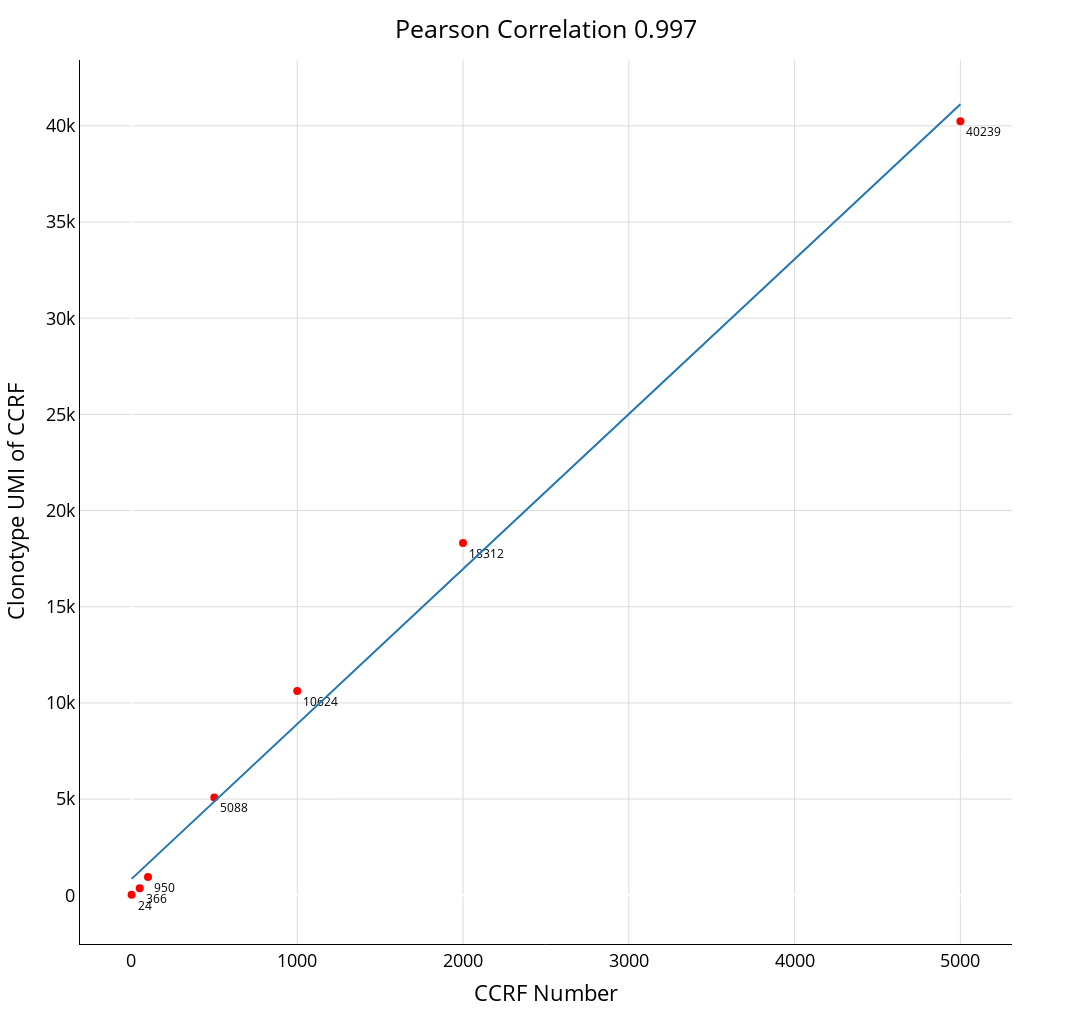

Write notebook code for a chart like this one.
### Code cell
fig = px.scatter(# scatter绘制散点图
    x=x,    #  x轴
    y=y,  # y轴
    labels = calc_corr(x, y), trendline="ols", color_discrete_sequence=['Red'],
    trendline_color_override="#1F77B4",
    width=1680, height=1024, text=y
)
fig.update_traces(marker_size=8)
fig.update_layout(title={"text":f'Pearson Correlation {calc_corr(x, y)}',
                         'y':0.98, 'x':0.5, 'xanchor': 'center', 'yanchor': 'top'},
                  xaxis_title = "CCRF Number", yaxis_title = "Clonotype UMI of CCRF", font=dict(size=18,color="Black"),
                  xaxis={"color": "black", "gridcolor": "gainsboro", "linecolor": "black"},
                  yaxis={"color": "black", "gridcolor": "gainsboro", "linecolor": "black"},
                  plot_bgcolor="#FFFFFF")
fig.update_traces(textposition="bottom right", textfont={'size':12}) # textfont={'size':10}
fig.write_image(f"/SGRNJ06/randd/PROJECT/RD20073101_ScRNA_VDJ/bulk_TCR/20230717_CCRF_T3lib/plot/scatter_count.pdf", scale=4)
fig.show()

### Figure 1 — Plotly figure (JSON) as saved in the notebook; plotly's stock layout.template omitted (floating-point values rounded to 4 significant figures)
{"data": [{"hovertemplate": "x=%{x}<br>y=%{y}<br>text=%{text}<extra></extra>", "legendgroup": "", "marker": {"color": "Red", "size": 8, "symbol": "circle"}, "mode": "markers+text", "name": "", "orientation": "v", "showlegend": false, "text": [24, 366, 950, 5088, 10624, 18312, 40239], "textfont": {"size": 12}, "textposition": "bottom right", "type": "scatter", "x": [1, 50, 100, 500, 1000, 2000, 5000], "xaxis": "x", "y": [24, 366, 950, 5088, 10624, 18312, 40239], "yaxis": "y"}, {"hovertemplate": "<b>OLS trendline</b><br>y = 8.05605 * x + 844.299<br>R<sup>2</sup>=0.994059<br><br>x=%{x}<br>y=%{y} <b>(trend)</b><extra></extra>", "legendgroup": "", "line": {"color": "#1F77B4"}, "marker": {"color": "Red", "size": 8, "symbol": "circle"}, "mode": "lines", "name": "", "showlegend": false, "textfont": {"size": 12}, "textposition": "bottom right", "type": "scatter", "x": [1, 50, 100, 500, 1000, 2000, 5000], "xaxis": "x", "y": [852.4, 1247.0, 1650.0, 4872.0, 8900.0, 16960.0, 41120.0], "yaxis": "y"}], "layout": {"font": {"color": "Black", "size": 18}, "height": 1024, "legend": {"tracegroupgap": 0}, "margin": {"t": 60}, "plot_bgcolor": "#FFFFFF", "title": {"text": "Pearson Correlation 0.997", "x": 0.5, "xanchor": "center", "y": 0.98, "yanchor": "top"}, "width": 1680, "xaxis": {"anchor": "y", "autorange": true, "color": "black", "domain": [0, 1], "gridcolor": "gainsboro", "linecolor": "black", "range": [-297.2, 5298.0], "title": {"text": "CCRF Number"}, "type": "linear"}, "yaxis": {"anchor": "x", "autorange": true, "color": "black", "domain": [0, 1], "gridcolor": "gainsboro", "linecolor": "black", "range": [-2534.0, 43420.0], "title": {"text": "Clonotype UMI of CCRF"}, "type": "linear"}}}
